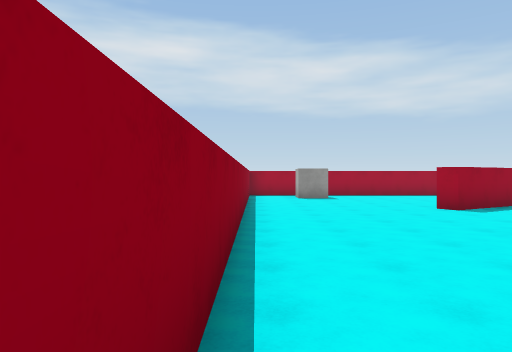
[1] (above)

24 first-person views from a walk through a 3-D level made in the Unity game engine. The camera is 1.5 m above the floor, looks level and sees 70° across. The floor is counted in squares, 2 m on a side. Each view is taken from the middle of a square. On the plan, view 1 faces up. The plan holds only what a view shows up to about 11 squares ahead; the rest is blank. The player character is not drawn. Surface patterns are stand-ins for the level's own textures.

[2]
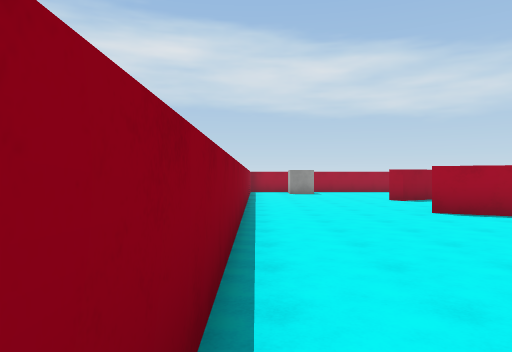

[3]
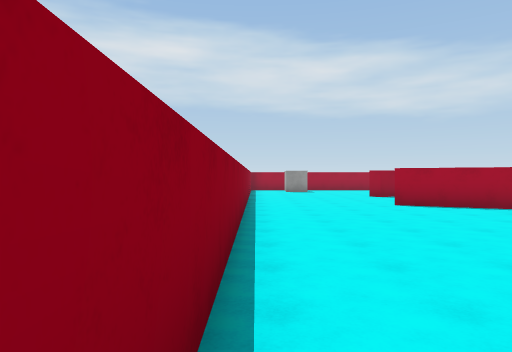

[4]
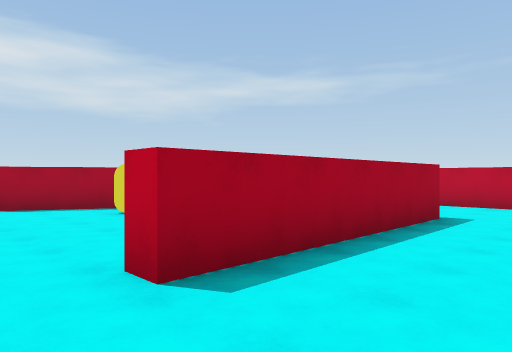

[5]
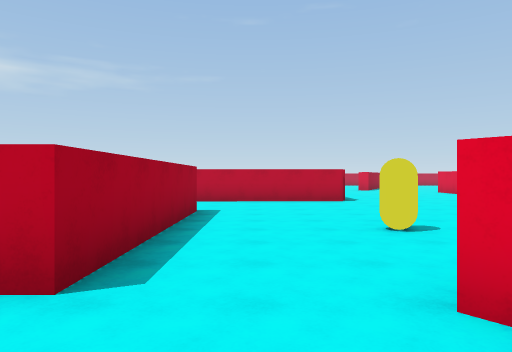

[6]
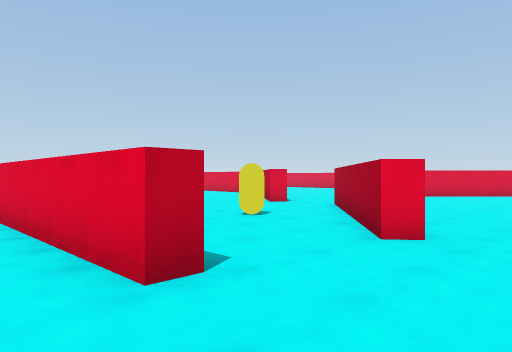

[7]
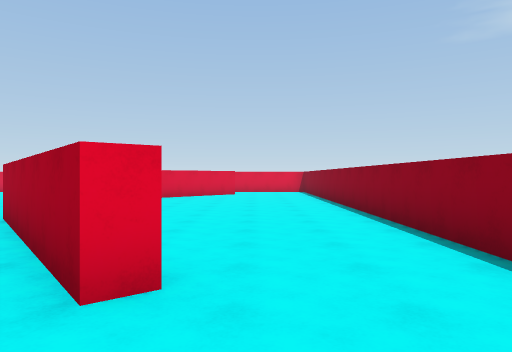

[8]
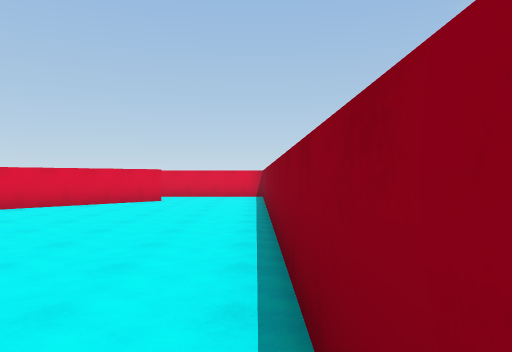

[9]
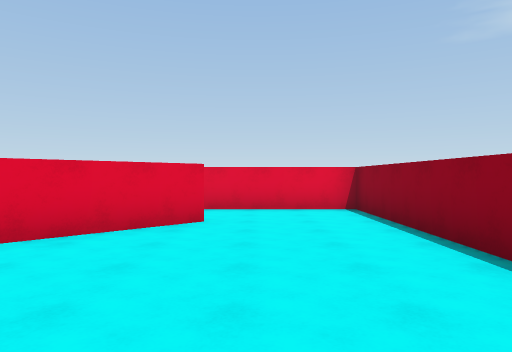

[10]
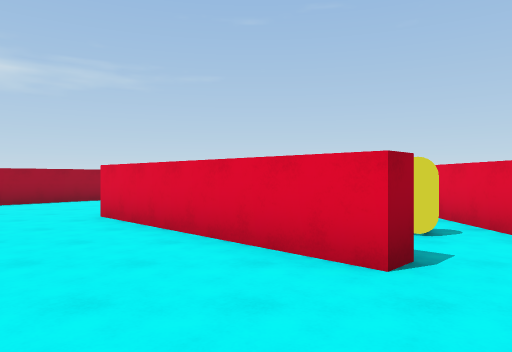

[11]
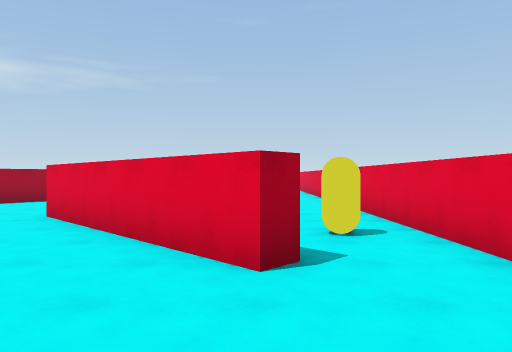

[12]
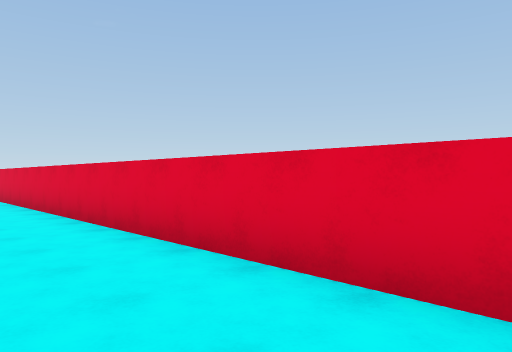

[13]
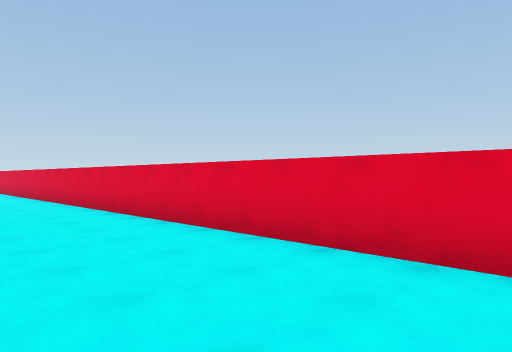

[14]
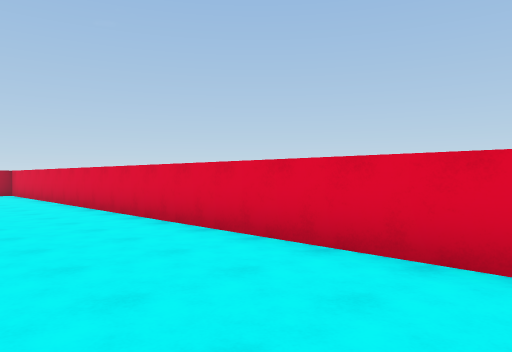

[15]
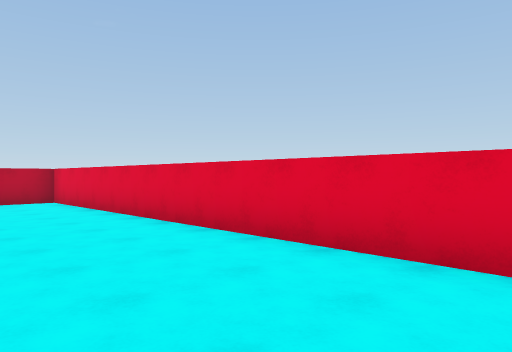

[16]
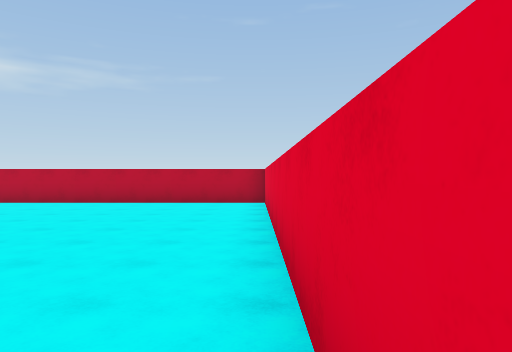

[17]
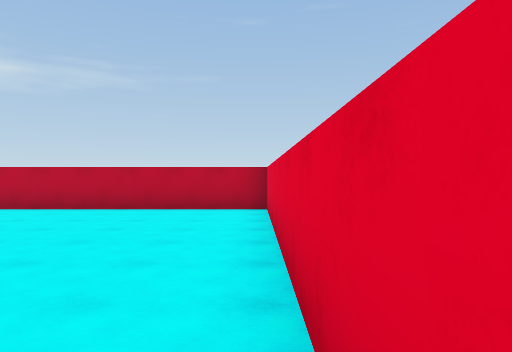

[18]
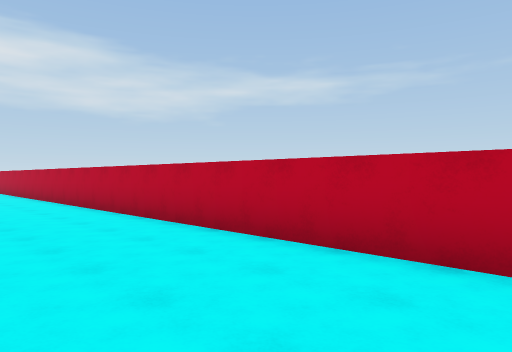

[19]
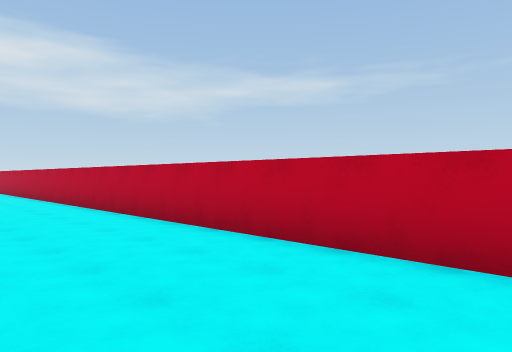

[20]
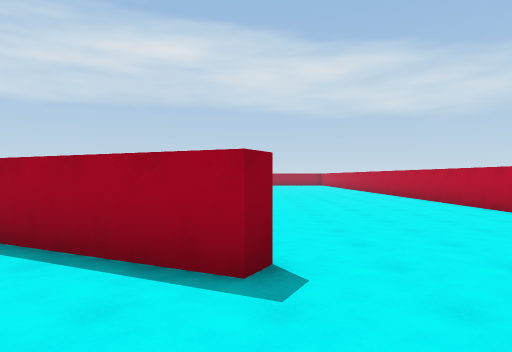

[21]
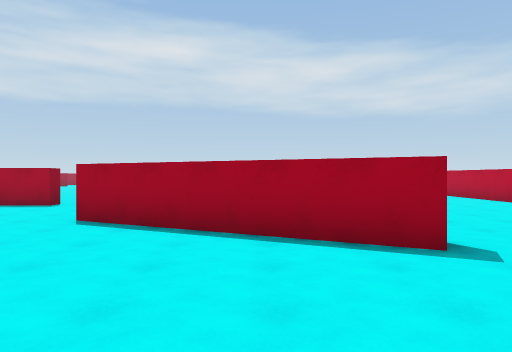

[22]
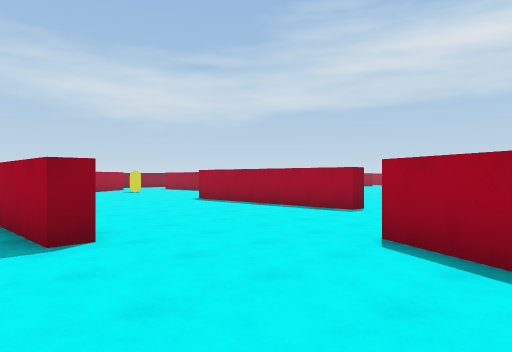

[23]
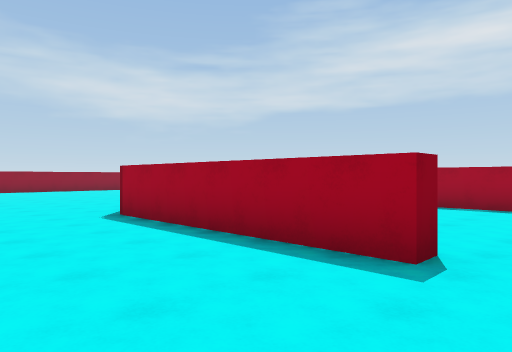

[24]
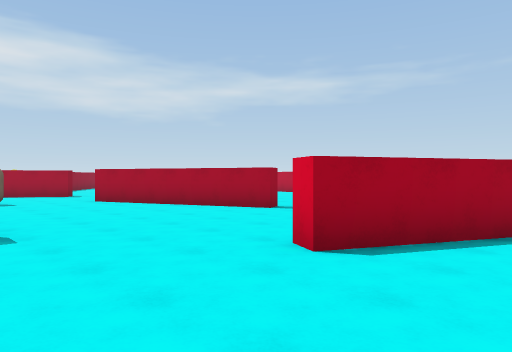

### Floor plan
Points are (right, up) in squares from view 1. A wall is a line through its corners. A room is listed if a view was taken in it or the views show most of it. See-through windows are left out.
Room 1 (views 1, 2, 4, 5, 6, 7)
walls: (5.8, 3.3) (3.5, 4.5); (6.4, 9.1) (4.4, 8) (4.2, 8.4); (3.3, -2.7) (3.3, -2.2) (8, -2.2); (17.8, -6.1) (17.8, -6.7); (-0.2, 10.4) (-0.2, -4.6); (22.9, -5.1) (21.3, -1); (20, -9.8) (20.2, -9.4)
ways out: opening at (1.5, -4.5) to room 2; opening at (20.4, -7.4) to room 2; opening at (21, 1) to room 2
objects: yellow capsule (5, 2); other object (19, -1)
Room 2 (views 3, 8, 9, 10, 11, 12, 13, 14, 15, 16, 17, 18, 19, 20, 21, 22, 23, 24)
walls: (17.8, -6.7) (13.6, -6.7); (17.8, -12.2) (17.8, -12.8) (12.2, -12.8); (23.8, -6) (23.3, -6.2) (22.9, -5.1); (11.9, -6.7) (11.8, -1.7); (11, -11.9) (9.3, -10.4); (25.2, -11.9) (24.9, -12.3) (20, -9.8); (7.9, -9.3) (8.3, -8.8); (8.9, -2.7) (3.3, -2.7); (2.6, -5.4) (3, -5.1) (6.5, -9.5); (3.3, -18.4) (2.9, -18) (6.8, -14.1); (-0.2, -4.6) (-0.2, -20.3) (30.3, -20.3) (30.3, -0.6)
ways out: opening at (1.5, -4.5) to room 1; opening at (20.4, -7.4) to room 1; opening at (21, 1) to room 1
objects: yellow capsule (5, -19); yellow capsule (6, -6)

Where each view was taken, in squares from view 1:
view 1: 0 up, 0 right, facing up
view 2: 3 down, 0 right, facing up
view 3: 5 down, 0 right, facing up
view 4: 5 down, 2 right, facing up-right
view 5: 4 down, 1 right, facing right
view 6: 1 down, 1 right, facing down-right
view 7: 3 down, 2 right, facing down
view 8: 7 down, 0 right, facing down
view 9: 12 down, 2 right, facing down
view 10: 17 down, 0 right, facing right
view 11: 18 down, 0 right, facing right
view 12: 18 down, 5 right, facing down-right
view 13: 17 down, 10 right, facing down-right
view 14: 17 down, 14 right, facing down-right
view 15: 17 down, 19 right, facing down-right
view 16: 20 down, 20 right, facing right
view 17: 20 down, 22 right, facing right
view 18: 18 down, 27 right, facing up-right
view 19: 13 down, 27 right, facing up-right
view 20: 15 down, 25 right, facing up
view 21: 16 down, 23 right, facing up
view 22: 14 down, 22 right, facing up-left
view 23: 16 down, 19 right, facing up-left
view 24: 12 down, 17 right, facing up-right
